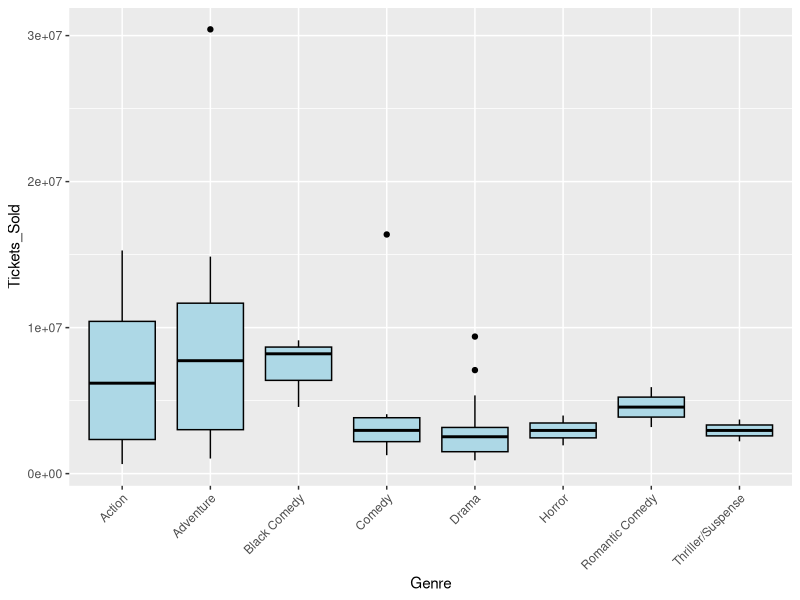
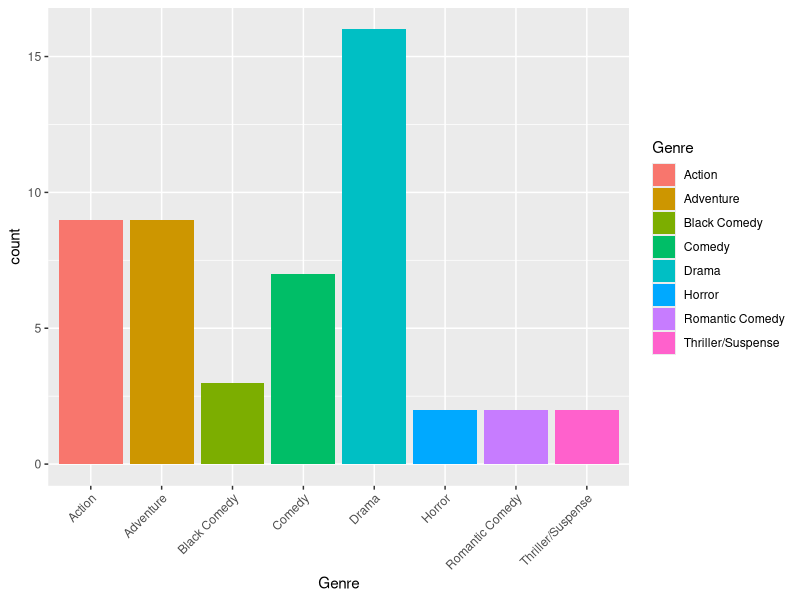
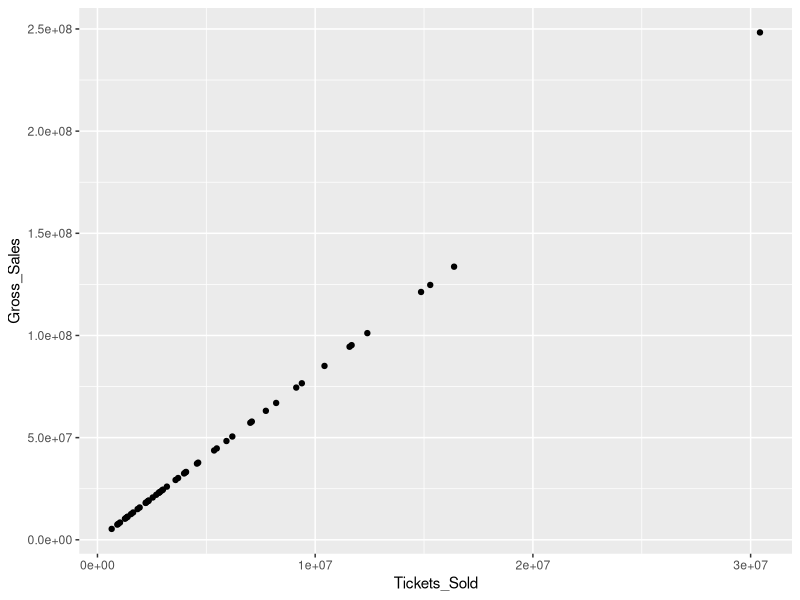

These charts were generated, in order, by the following R code:
library(dplyr)
library(ggplot2)
library(gridExtra)

# Part 1
# Question 1a
movies <- read.csv("datasets_exam/movies.csv")

# Question 1b
head(movies)

# Question 1c
colnames(movies)

# Question 1d
dim(movies)
nrow(movies)
ncol(movies)

# Part 2
# Question 2a
scat_ticket_gross <- movies %>% ggplot(aes(x=Tickets_Sold, y=Gross_Sales)) +
geom_point() # proportional relationship since tickets bring money

# Question 2b
corr_scatter <- cor(movies$Tickets_Sold, movies$Gross_Sales) # expected since tickets bring money

# Part 3
# Question 3a
boxplot_all <- movies %>% ggplot(aes(x=Genre, y=Tickets_Sold)) +
geom_boxplot(size=.5, color="black", fill="lightblue") +
scale_x_discrete(guide = guide_axis(angle = 45))

# Question 3b
hist_genre <- movies %>% ggplot(aes(x=Genre, fill=Genre)) +
geom_bar() +
scale_x_discrete(guide = guide_axis(angle = 45)) +
NULL

# Question 3c & Question 3d

nbins <-25
hist_ticket_sales <- function(nbins) {
        movies %>% ggplot(aes(x=Tickets_Sold, fill=..x..)) +
        geom_histogram(aes(y=..count..), bins=nbins, color="#555555") + # make slider for bins
        scale_fill_gradient2(low='red', mid='red', high='green', midpoint=-.2*10^7, name="Tickets sold") +
        stat_bin(aes(y=..count.., label=ifelse(..count..==0, "",..count..)), # display only nonzero bins
                geom="text", hjust=.6, vjust=-1, bins=nbins) +
        scale_y_continuous(name="Count")
}

# Question 3e --> waiting for answer from Silvia BOTTINI
# movies %>% ggplot(aes(x=Genre, y=Tickets_Sold)) +
# NULL

# Exercise 4
# Question 4a - average number of tickets sold
av_ticket_genre <- function() {
        return (movies %>%
        group_by(Genre) %>%
        summarise(average_tickets_sold=mean(Tickets_Sold, na.rm = TRUE)))
}
av_ticket_genre()

# Question 4b - average gross sales
av_sales_genre <- function() {
        return (movies %>%
        group_by(Genre) %>%
        summarise(average_gross_sales=mean(Gross_Sales, na.rm = TRUE)))
}
av_sales_genre()

# Exercise 5
av_ticket_distr <- function() {
        return (movies %>%
        group_by(Distributor) %>%
        summarise(average_tickets_sold=mean(Tickets_Sold, na.rm = TRUE)))
}
av_ticket_distr()

av_sales_distr <- function() {
        return (movies %>%
        group_by(Distributor) %>%
        summarise(average_gross_sales=mean(Gross_Sales, na.rm = TRUE)))
}
av_sales_distr()

av_ticket_both <- function() {
        return (movies %>%
        group_by(Genre, Distributor) %>%
        summarise(average_tickets_sold=mean(Tickets_Sold, na.rm = TRUE)))
}
av_ticket_both()

av_sales_both <- function() {
        return (movies %>%
        group_by(Genre, Distributor) %>%
        summarise(average_gross_sales=mean(Gross_Sales, na.rm = TRUE)))
}
av_sales_both()

av_ticket <- function(by_genre, by_distr) {
        if (by_genre & by_distr) {
                return(av_ticket_both())
        } else if (by_genre) {
                return(av_ticket_genre())
        } else if (by_distr) {
                return(av_ticket_distr())
        } else{
                print("Nothing is computed.")
        }
}
av_ticket(by_genre=TRUE, by_distr=TRUE)
av_ticket(by_genre=FALSE, by_distr=TRUE)
av_ticket(by_genre=TRUE, by_distr=FALSE)
av_ticket(by_genre=FALSE, by_distr=FALSE)

av_sales <- function(by_genre, by_distr) {
        if (by_genre & by_distr) {
                return(av_sales_both())
        } else if (by_genre) {
                return(av_sales_genre())
        } else if (by_distr) {
                return(av_sales_distr())
        } else{
                print("Nothing is computed.")
        }
}
av_sales(by_genre=TRUE, by_distr=TRUE)
av_sales(by_genre=FALSE, by_distr=TRUE)
av_sales(by_genre=TRUE, by_distr=FALSE)
av_sales(by_genre=FALSE, by_distr=FALSE)

av_metric <- function(by_genre, by_distr, metric) {
        if (metric == "ticket") {
                av_ticket(by_genre=by_genre, by_distr=by_distr)
        } else if (metric == "sales") {
                av_sales(by_genre=by_genre, by_distr=by_distr)
        } else {
                print("Unknown metric")
        }
}
# test `ticket` metric
av_metric(by_genre=TRUE, by_distr=TRUE, metric="ticket")
av_metric(by_genre=FALSE, by_distr=TRUE, metric="ticket")
av_metric(by_genre=TRUE, by_distr=FALSE, metric="ticket")
av_metric(by_genre=FALSE, by_distr=FALSE, metric="ticket")

# test `sales` metric
av_metric(by_genre=TRUE, by_distr=TRUE, metric="sales")
av_metric(by_genre=FALSE, by_distr=TRUE, metric="sales")
av_metric(by_genre=TRUE, by_distr=FALSE, metric="sales")
av_metric(by_genre=FALSE, by_distr=FALSE, metric="sales")

# test `NONSENSE` metric
av_metric(by_genre=TRUE, by_distr=TRUE, metric="NONSENSE")
av_metric(by_genre=FALSE, by_distr=TRUE, metric="NONSENSE")
av_metric(by_genre=TRUE, by_distr=FALSE, metric="NONSENSE")
av_metric(by_genre=FALSE, by_distr=FALSE, metric="NONSENSE")
